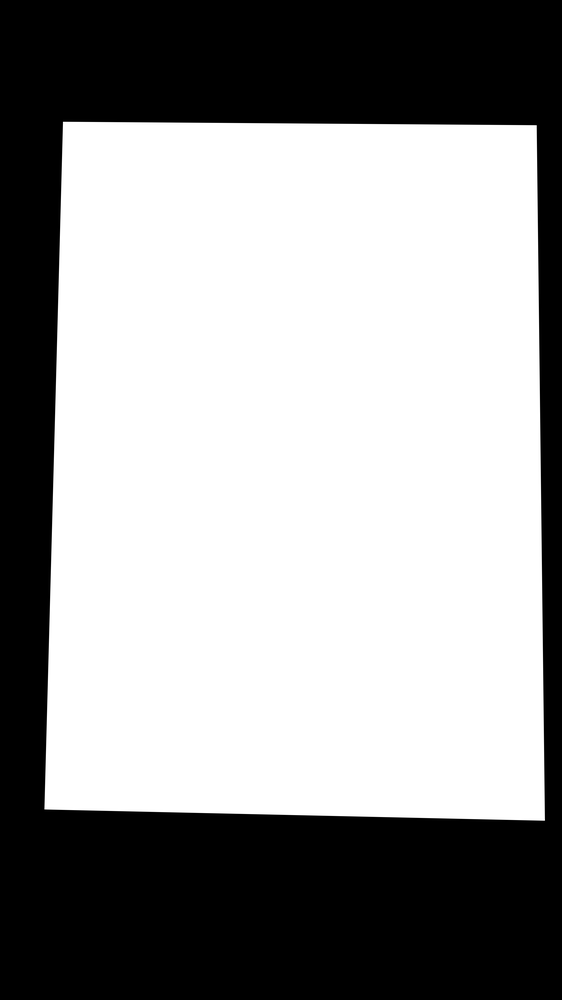
#> input picture data/doc/a4-on-dark-background-mask.png, 562 x 1000 px, shrunk from 2600 x 4624 before the run, given as the content of the folder ./data/synthesized-doc, which was not available
$ python gen.py
#> lines starting #> are read from the running program, lines starting #| are printed output that depends on the picture; after the words box and inside, x2 and y2 are one past the last pixel; in counts of white or black regions, pixels touching at a corner belong together; pictures that were not available may be replaced by others from this repository, and a replacement may not be noted
import cv2
import os
import numpy as np
import math
from math import *
import random
import shutil

def seamlessClone(src_path, src2_path):
    src1 = cv2.imread(src_path)
    src2 = cv2.imread(src2_path)
    height, width, channels = src1.shape
    dim = (width, height)
    src2 = cv2.resize(src2, dim, interpolation = cv2.INTER_NEAREST)
    # Create an all white mask
    mask = 255 * np.ones(src1.shape, src1.dtype)

    # The location of the center of the src in the dst
    center = (width // 2, height // 2)

    # Seamlessly clone src into dst and put the results in output
    normal_clone = cv2.seamlessClone(src1, src2, mask, center, cv2.NORMAL_CLONE)
    #mixed_clone = cv2.seamlessClone(src1, src2, mask, center, cv2.MIXED_CLONE)
    return normal_clone

def calculate_points_from_mask(mask):
    margin = 50
    #copy make border for contours close to the edges
    expanded = cv2.copyMakeBorder(mask, margin, margin, margin, margin, cv2.BORDER_CONSTANT, None, value = 0)
    thresh = cv2.threshold(expanded, 0, 255,
        cv2.THRESH_BINARY | cv2.THRESH_OTSU)[1]
    contours,hierarchy=cv2.findContours(thresh,cv2.RETR_EXTERNAL,cv2.CHAIN_APPROX_SIMPLE)
    points = get_corner_points_of_contour(contours[0])

    #remove the margin
    for point in points:
        point[0] = point[0] - margin
        point[1] = point[1] - margin

    return points

def distance(p1, p2):
    return math.hypot(p1[0] - p2[0], p1[1] - p2[1])

def get_corner_points_of_contour(contour):
    points = []
    rect = cv2.minAreaRect(contour)
    center = rect[0]  # Center of the bounding rectangle

    top_left_point = None
    top_left_distance = 0

    top_right_point = None
    top_right_distance = 0

    bottom_left_point = None
    bottom_left_distance = 0

    bottom_right_point = None
    bottom_right_distance = 0

    for i in range(0, len(contour), 1):
        point = contour[i][0]
        dist = distance(point, center)

        if point[0] < center[0] and point[1] < center[1]:
            if dist > top_left_distance:
                top_left_point = point
                top_left_distance = dist
        elif point[0] > center[0] and point[1] < center[1]:
            if dist > top_right_distance:
                top_right_point = point
                top_right_distance = dist
        elif point[0] < center[0] and point[1] > center[1]:
            if dist > bottom_left_distance:
                bottom_left_point = point
                bottom_left_distance = dist
        elif point[0] > center[0] and point[1] > center[1]:
            if dist > bottom_right_distance:
                bottom_right_point = point
                bottom_right_distance = dist

    points.append(top_left_point)
    points.append(top_right_point)
    points.append(bottom_right_point)
    points.append(bottom_left_point)

    return points

def merge_with_mask(src_path, src_mask_path, src2_path):
    src1 = cv2.imread(src_path)
    src2 = cv2.imread(src2_path)

    height, width, channels = src1.shape
    dim = (width, height)
    src2 = cv2.resize(src2, (width,height), interpolation = cv2.INTER_NEAREST)

    mask = cv2.imread(src_mask_path,cv2.IMREAD_GRAYSCALE)
    mask_inverted = cv2.bitwise_not(mask)

    src1_masked = cv2.bitwise_and(src1, src1, mask=mask)
    src2_masked = cv2.bitwise_and(src2, src2, mask=mask_inverted)

    dst = cv2.addWeighted(src1_masked, 1.0, src2_masked, 1.0, 0.0)

    points = calculate_points_from_mask(mask)

    return dst, points

def merge_with_synthesized(synth_doc_path,background_path):
    cloned = seamlessClone(synth_doc_path,"./data/background/white-desktop.jpg")
#> in seamlessClone, src1 is the input picture: shape (1000, 562, 3); min 0, max 255, mean 152.9
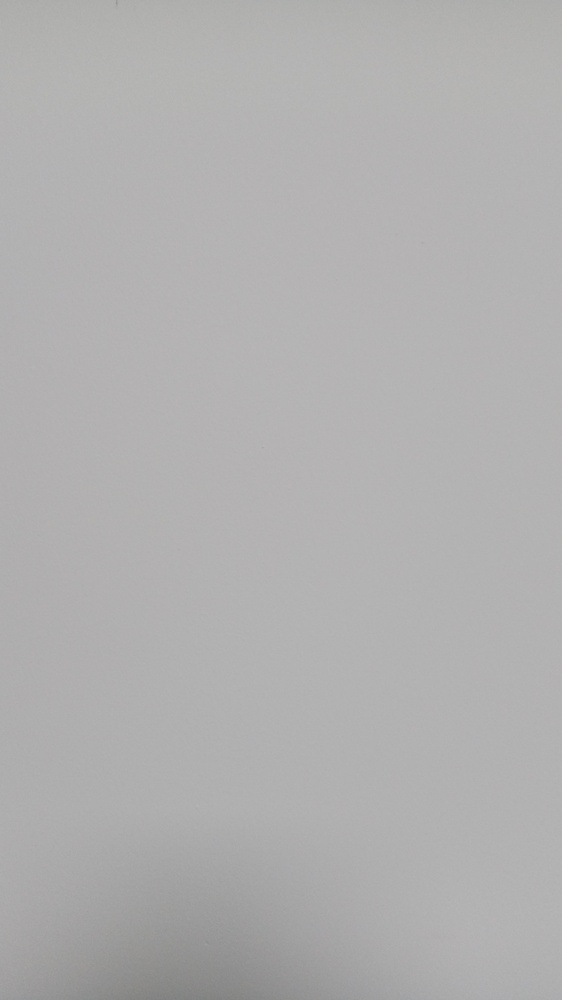
#> input picture data/background/white-desktop.jpg, 562 x 1000 px, shrunk from 2600 x 4624 before the run
#> in seamlessClone, src2 is the input picture: shape (1000, 562, 3); mean B, G, R 175.7, 175.6, 176.2
#> in seamlessClone, `normal_clone = cv2.seamlessClone(src1, src2, mask, center, cv2.NORMAL_..`:
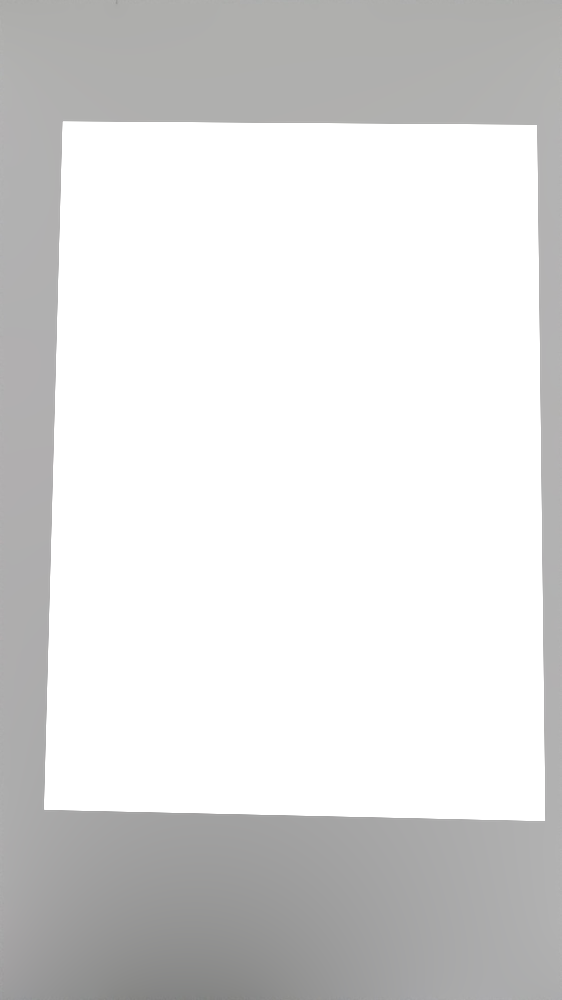
#> normal_clone: shape (1000, 562, 3); mean B, G, R 220.2, 220.4, 220.5

    background = cv2.imread(background_path)

    cloned_height, cloned_width = cloned.shape[:2]
#> cloned_height = 1000; cloned_width = 562
    cloned_ratio = cloned_width/cloned_height
#> cloned_ratio = 0.562

    height, width, channels = background.shape
#> height = 1000; width = 562; channels = 3

    margin_x =  math.floor(width*0.1)
#> margin_x = 56

    scale_ratio = (width - margin_x * 2)/width
#> scale_ratio = 0.801
    resized_width = math.floor(width - margin_x * 2)
#> resized_width = 450
    resized_height = math.floor(resized_width/cloned_ratio)
#> resized_height = 800

    margin_y = math.floor((height - resized_height)/2)
#> margin_y = 100

    dim = (resized_width, resized_height)
#> dim = (450, 800)
    angle = random.uniform(-1,1)*10
    cloned = rotate_img(cloned, angle)
#> in rotate_img, `dst = cv2.warpAffine(img, M, (width_new, height_new),cv2.INTER_NEAREST)`:
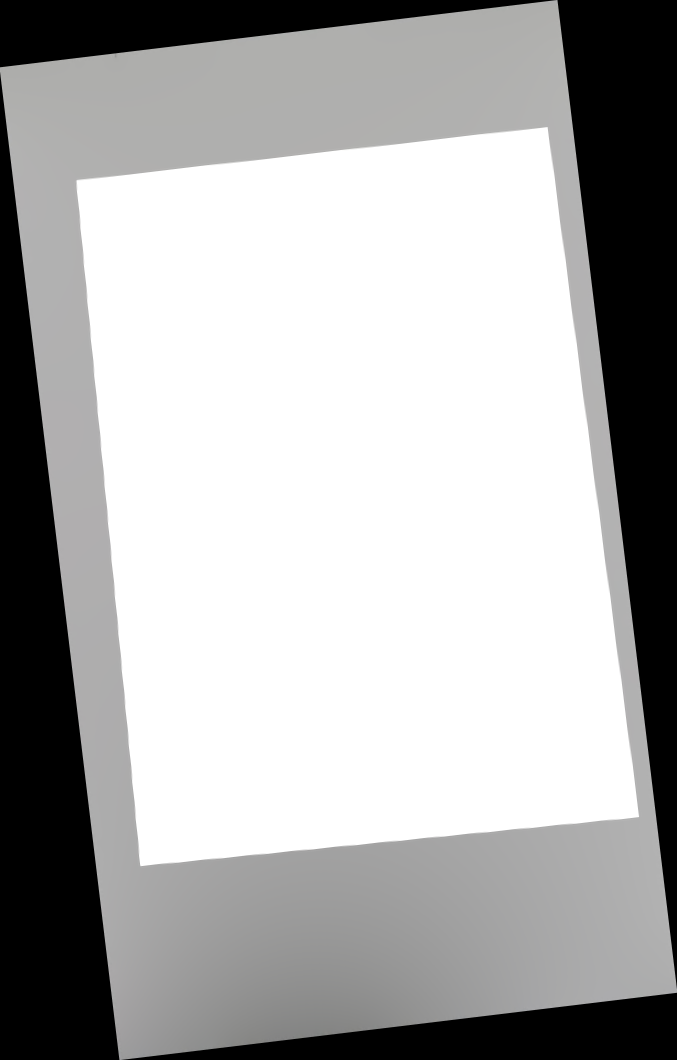
#> dst: shape (1060, 677, 3); mean B, G, R 172.5, 172.6, 172.7
    cloned = cv2.resize(cloned, dim, interpolation = cv2.INTER_NEAREST)

    cloned = cv2.copyMakeBorder(cloned, margin_y, margin_y, margin_x, margin_x, cv2.BORDER_CONSTANT, None, value = 0)
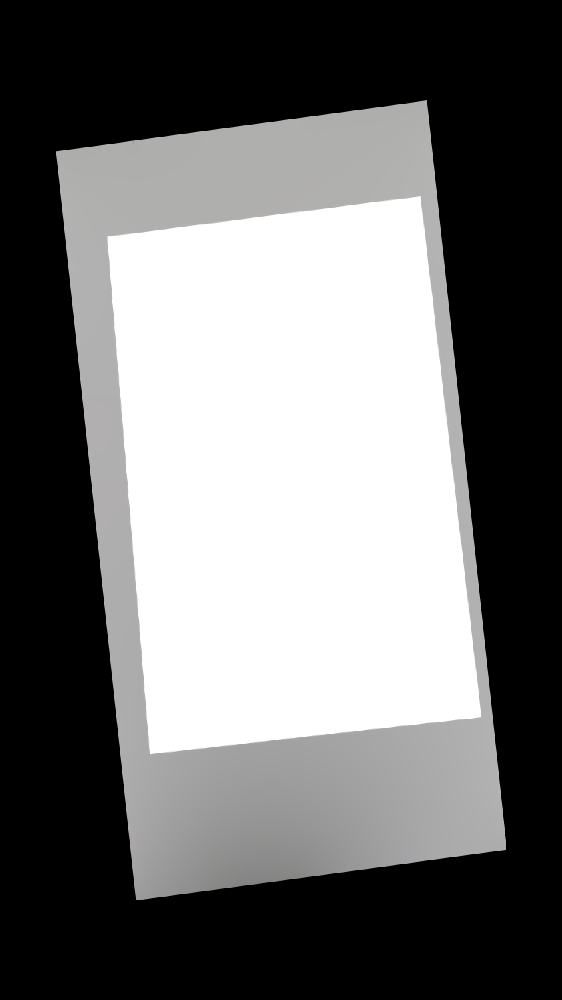
#> cloned: shape (1000, 562, 3); mean B, G, R 110.5, 110.6, 110.6
    #keep the same size
    cloned = cv2.resize(cloned, (width,height), interpolation = cv2.INTER_NEAREST)

    mask = cv2.cvtColor(cloned, cv2.COLOR_BGR2GRAY)

    thresh = cv2.threshold(mask, 0, 255,
        cv2.THRESH_BINARY | cv2.THRESH_OTSU)[1]
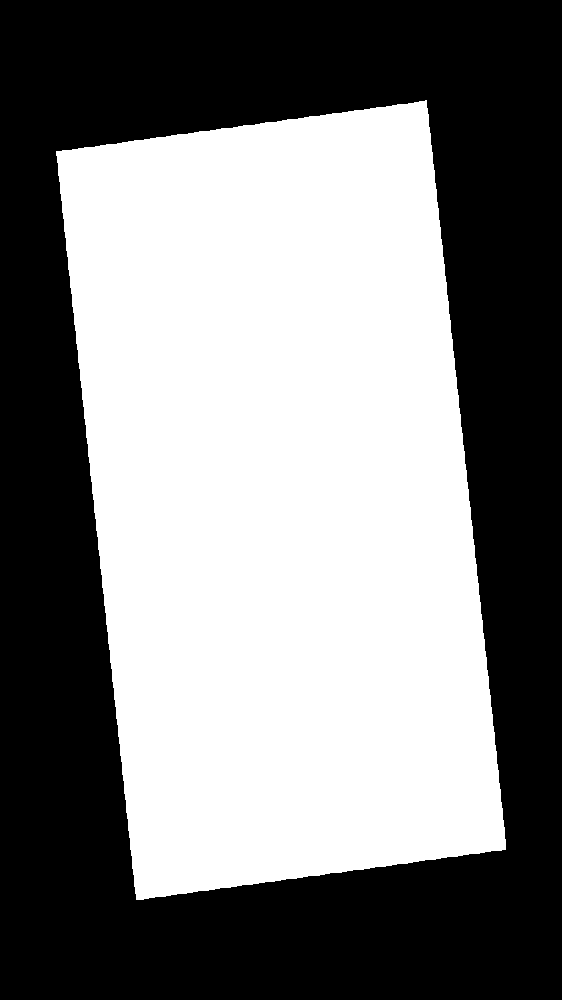
#> thresh: shape (1000, 562); 50.1% white; 1 black region
    mask = np.ones(cloned.shape, cloned.dtype)
    contours,hierarchy=cv2.findContours(thresh,cv2.RETR_EXTERNAL,cv2.CHAIN_APPROX_SIMPLE)
#> contours = 1 contour; box (x1, y1, x2, y2) and area: (56, 100, 506, 900) 280637
    points = get_corner_points_of_contour(contours[0])
#> in get_corner_points_of_contour, `rect = cv2.minAreaRect(contour)`: rect = ((281, 499.8), (374.5, 764.5), -6.1)
#> in get_corner_points_of_contour, `center = rect[0]`: center = (281, 499.8)
#> the loop in get_corner_points_of_contour, `for i in range(0, len(contour), 1):` made 524 passes
#> (dist, bottom_left_point, bottom_left_distance) on passes 179, 180, 184, 186, 188, 190, 192, 194, 196, 198, 200, 202: (187, [94, 500], 187), (187.4, [94, 512], 187.4), (187.4, [96, 530], 187.4), (187.5, [97, 536], 187.5), (189.5, [98, 549], 189.5), (190.1, [99, 555], 190.1), (193.4, [100, 568], 193.4), (194.6, [101, 574], 194.6), (199.1, [102, 587], 199.1), (200.9, [103, 593], 200.9), (205.9, [104, 605], 205.9), (208.7, [105, 612], 208.7)
#> (dist, top_left_point, top_left_distance) on passes 43, 69, 71, 73, 75, 77: (378.8, [277, 121], 378.8), (380.3, [177, 134], 380.3), (381, [171, 135], 381), (381.6, [166, 136], 381.6), (383.7, [156, 137], 383.7), (384.8, [150, 138], 384.8)
#> after the loop in get_corner_points_of_contour, `for i in range(0, len(contour), 1):`: bottom_left_distance = 424.7; bottom_left_point = [136, 899]; bottom_right_distance = 414.9; bottom_right_point = [505, 849]; top_left_distance = 415.1; top_right_distance = 425.3; top_right_point = [426, 100]
#> points = [[56, 151], [426, 100], [505, 849], [136, 899]]

    mask = cv2.drawContours(mask,contours,-1,(255,255,255),-1)
#> mask: shape (1000, 562, 3); values 1 (black) and 255 (white), 50.1% white; 1 black region, box (x1, y1, x2, y2) and area: (0, 0, 562, 1000) 280244
    mask = cv2.cvtColor(mask, cv2.COLOR_BGR2GRAY)
    mask_inverted = cv2.bitwise_not(mask)

    background_masked = cv2.bitwise_and(background, background, mask=mask_inverted)
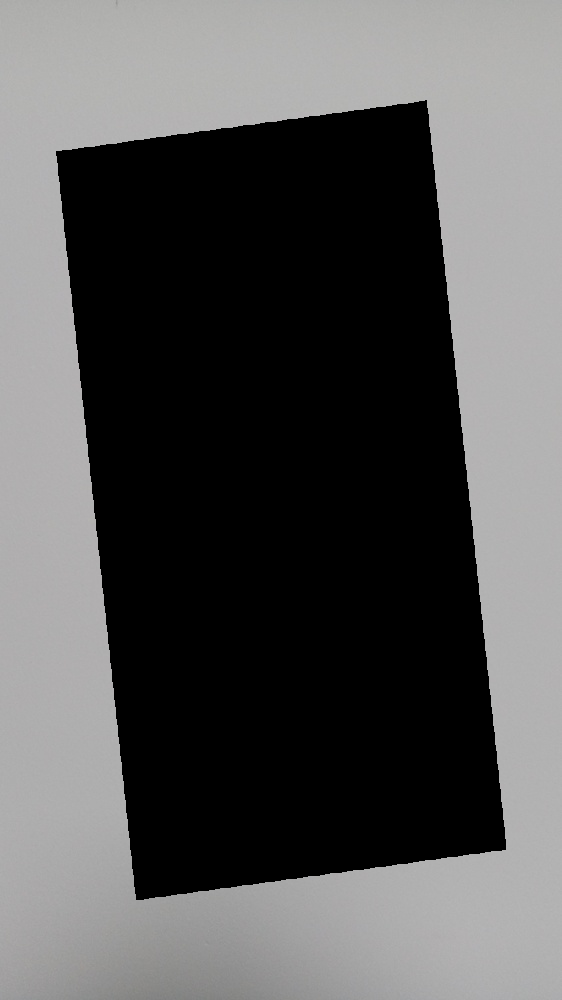
#> background_masked: shape (1000, 562, 3); mean B, G, R 86.5, 86.6, 86.8
    dst = cv2.addWeighted(cloned, 1.0, background_masked, 1.0, 0.0)
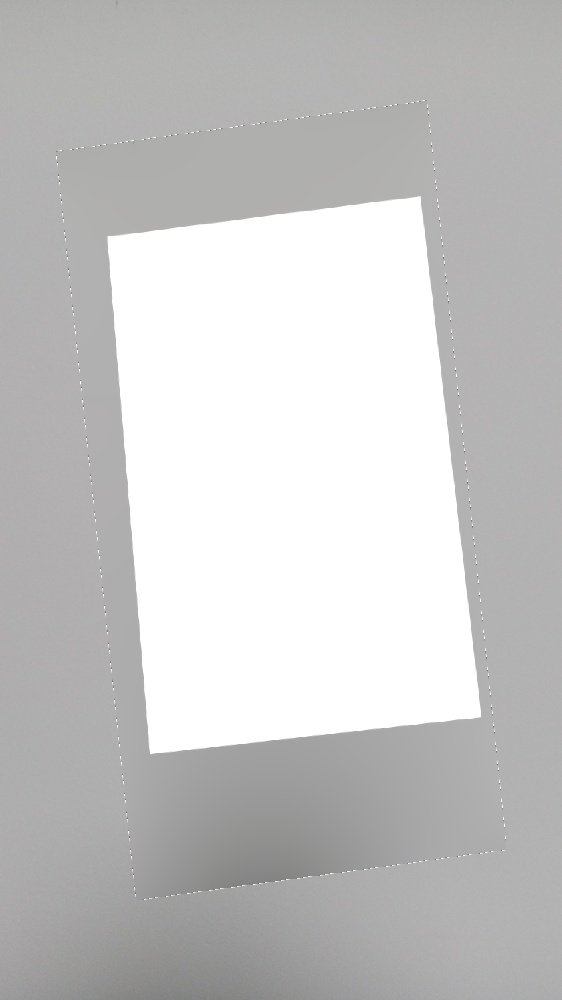
#> dst: shape (1000, 562, 3); mean B, G, R 197, 197.2, 197.4
    return dst, points

def rotate_img(img,angle = 3):
    rows, cols = img.shape[:2]
    center = (cols / 2, rows / 2)
    height_new = int(cols*fabs(sin(radians(angle)))+rows*fabs(cos(radians(angle))))
    width_new = int(rows*fabs(sin(radians(angle)))+cols*fabs(cos(radians(angle))))
    scale = 1.0
    M = cv2.getRotationMatrix2D(center, angle, scale)
    M[0,2] += (width_new-cols)/2
    M[1,2] += (height_new-rows)/2
    dst = cv2.warpAffine(img, M, (width_new, height_new),cv2.INTER_NEAREST)
    return dst

def write_annotation(box, output_path):
    annotation = ""
    for point in box:
        annotation += str(point[0]) + "," + str(point[1]) + " "
    annotation = annotation.strip()
    with open(output_path, "w") as f:
        f.write(annotation)

if __name__ == "__main__":
    outdir = "./output"
    if os.path.exists("./output") == False:
        os.mkdir(outdir)
    #use photo synthesized
    for filename in os.listdir("./data/synthesized-doc"):
        src_path = "./data/synthesized-doc/" + filename
        for background_filename in os.listdir("./data/background"):
            src2_path = "./data/background/" + background_filename
            dst,box = merge_with_synthesized(src_path, src2_path)
#> box = [[56, 151], [426, 100], [505, 849], [136, 899]]
            output_name = background_filename.split(".")[0] + "--" + filename
            print(output_name)
            write_annotation(box,outdir + "/" + output_name+".txt")
#> the loop in write_annotation, `for point in box:` made 4 passes
#> annotation on passes 1 to 4: '56,151 ', '56,151 426,100 ', '56,151 426,100 505,849 ', '56,151 426,100 505,849 136,899 '
#> in write_annotation, `annotation = annotation.strip()`: annotation = '56,151 426,100 505,849 136,899'
            cv2.imwrite(outdir + "/" + output_name, dst)

    #use photo taken
    for filename in os.listdir("./data/doc"):
        if filename.find("mask") == -1 and filename.find("txt") == -1:
            src_path = "./data/doc/" + filename
            src_mask_path = "./data/doc/" + filename.split(".")[0] + "-mask.png"
            for background_filename in os.listdir("./data/background"):
                src2_path = "./data/background/" + background_filename
                dst,box = merge_with_mask(src_path, src_mask_path, src2_path)
                output_name = background_filename.split(".")[0] + "--" + filename
                print(output_name)
                if os.path.exists("./data/doc/" + filename + ".txt"):
                    print("use existing annotation")
                    shutil.copyfile("./data/doc/" + filename + ".txt", outdir + "/" + output_name+".txt")
                else:
                    write_annotation(box,outdir + "/" + output_name+".txt")
                cv2.imwrite(outdir + "/" + output_name, dst)
